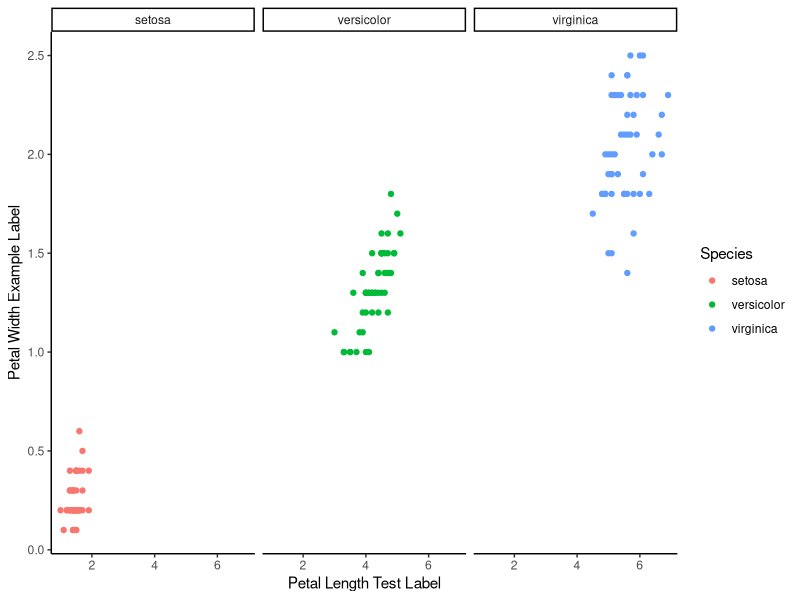

Here is the R script that generated this plot:
## ---- chunk 1
knitr::opts_chunk$set(echo = TRUE)
## ---- chunk 2
library(tidyverse)


## ---- chunk 3

graph <- ggplot(iris, aes(x = Petal.Length, y = Petal.Width))+
  geom_point(aes(color = Species)) +
  theme_classic() +
  labs(x= "Petal Length Test Label", y = "Petal Width Example Label")+
  facet_wrap(~Species)
  
graph

